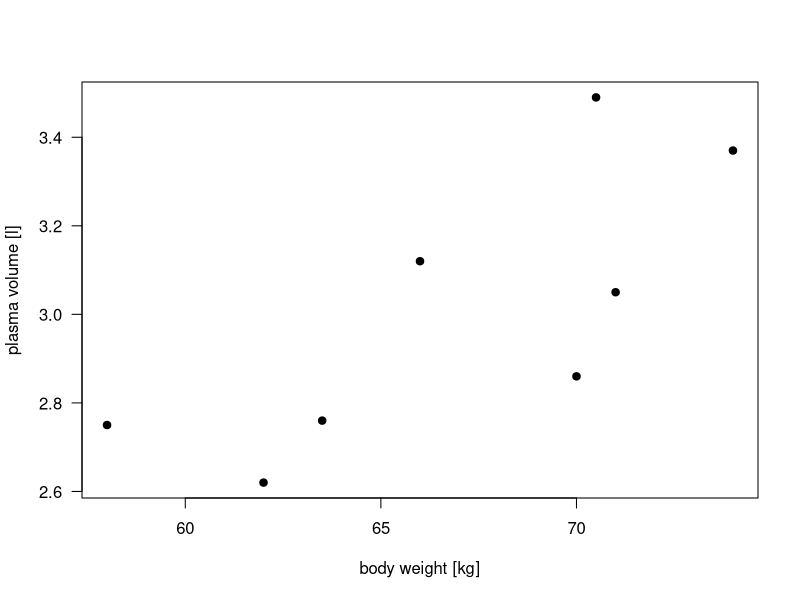
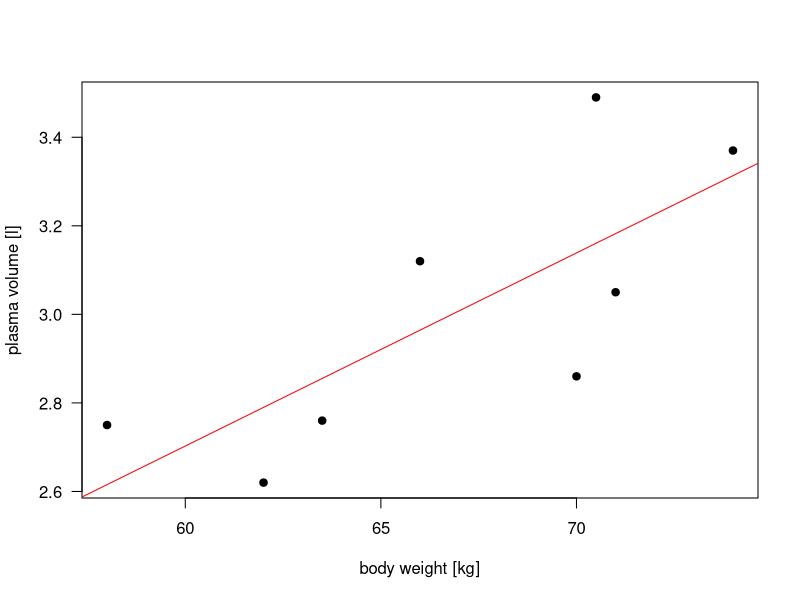
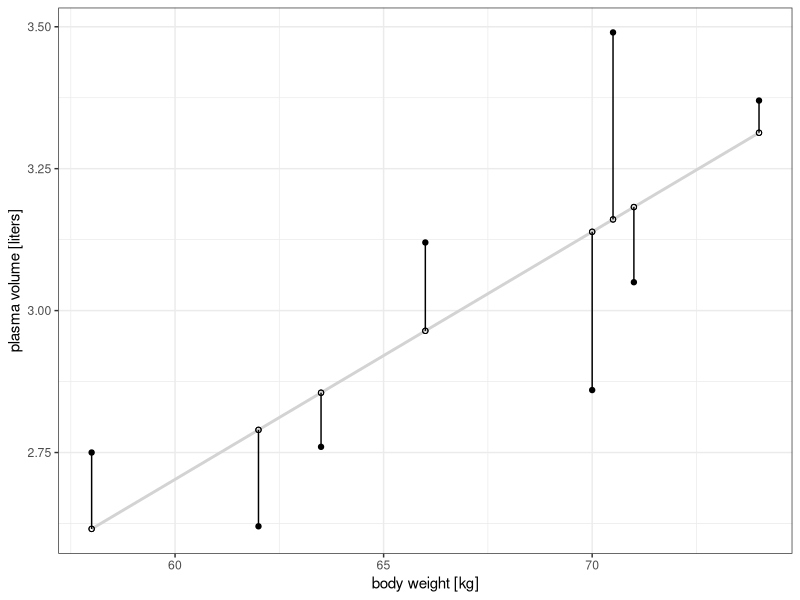
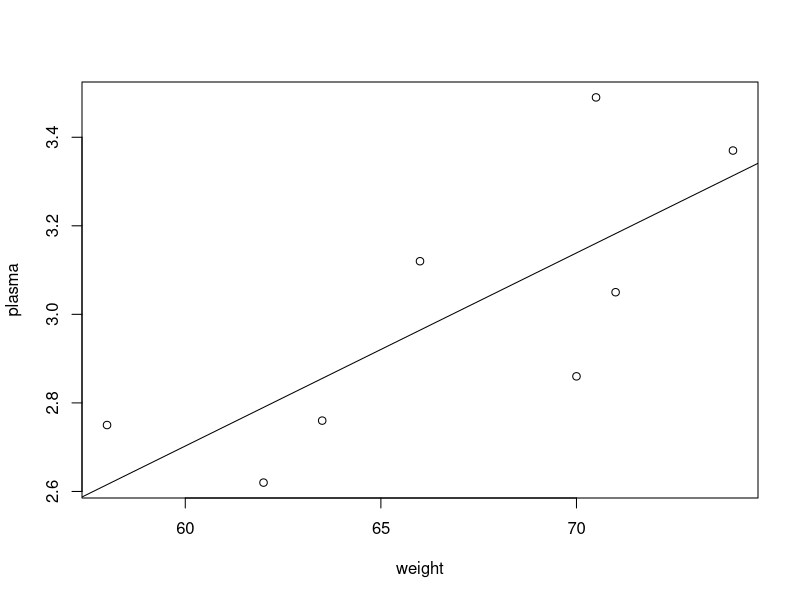
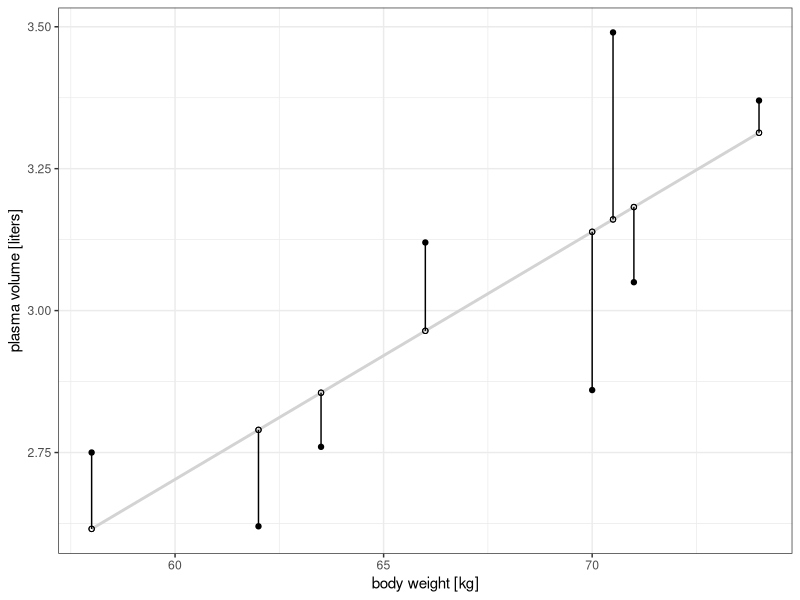

These figures' R source, in order:
## ---- chunk 1
knitr::opts_chunk$set(echo = TRUE)
knitr::opts_chunk$set(fig.path="session-regression-I-files/figures/")
knitr::opts_chunk$set(fig.pos = 'H')
knitr::opts_chunk$set(cache.path = "tmp")
knitr::opts_chunk$set(cache = TRUE)
## ---- chunk 2

weight <- c(58, 70, 74, 63.5, 62.0, 70.5, 71.0, 66.0) # body weight (kg)
plasma <- c(2.75, 2.86, 3.37, 2.76, 2.62, 3.49, 3.05, 3.12) # plasma volume (liters)

## ---- chunk 3

plot(weight, plasma, pch=19, las=1, xlab = "body weight [kg]", ylab="plasma volume [l]")
#abline(lm(plasma~weight), col="red") # regression line

## ---- chunk 4

plot(weight, plasma, pch=19, las=1, xlab = "body weight [kg]", ylab="plasma volume [l]")
abline(lm(plasma~weight), col="red") # regression line

## ---- chunk 5

data.reg <- data.frame(plasma=plasma, weight=weight)
fit.reg <- lm(plasma~weight, data=data.reg)
data.reg$predicted <- predict(fit.reg)
data.reg$residuals <- residuals((fit.reg))

library(ggplot2)
ggplot(data.reg, aes(x=data.reg$weight, data.reg$plasma)) + geom_point() + 
  geom_smooth(method = "lm", se = FALSE, color = "lightgrey") + 
  geom_segment(aes(xend = weight, yend = predicted)) + 
  geom_point(aes(y = predicted), shape = 1) +
  geom_point(aes(y = predicted), shape = 1) + 
  theme_bw() + xlab("body weight [kg]") + ylab("plasma volume [liters]")


## ---- chunk 6
weight <- c(58, 70, 74, 63.5, 62.0, 70.5, 71.0, 66.0) # body weight (kg)
plasma <- c(2.75, 2.86, 3.37, 2.76, 2.62, 3.49, 3.05, 3.12) # plasma volume (liters)
## ---- chunk 7

# Data
weight <- c(58, 70, 74, 63.5, 62.0, 70.5, 71.0, 66.0)
plasma <- c(2.75, 2.86, 3.37, 2.76, 2.62, 3.49, 3.05, 3.12) 

# Plot
plot(weight, plasma)

# Regression
reg <- lm(plasma~weight)
summary(reg)

# Coefficients
coef(reg)

# Confidence intervals
confint(reg)

# Add regression line to the plot
abline(reg)

## ---- chunk 8
# Prediction
predict(reg, data.frame(weight=60))
predict(reg, data.frame(weight=c(60, 70)))

# Prediction with confidence intervals
predict(reg, data.frame(weight=66), interval="prediction")

## ---- chunk 9

weight <- c(58, 70, 74, 63.5, 62.0, 70.5, 71.0, 66.0) # body weight (kg)
plasma <- c(2.75, 2.86, 3.37, 2.76, 2.62, 3.49, 3.05, 3.12) # plasma volume (liters)

data.reg <- data.frame(plasma=plasma, weight=weight)
fit.reg <- lm(plasma~weight, data=data.reg)
data.reg$predicted <- predict(fit.reg)
data.reg$residuals <- residuals((fit.reg))

library(ggplot2)
ggplot(data.reg, aes(x=data.reg$weight, data.reg$plasma)) + geom_point() + 
  geom_smooth(method = "lm", se = FALSE, color = "lightgrey") + 
  geom_segment(aes(xend = weight, yend = predicted)) + 
  geom_point(aes(y = predicted), shape = 1) +
  geom_point(aes(y = predicted), shape = 1) + 
  theme_bw() + xlab("body weight [kg]") + ylab("plasma volume [liters]")

## ---- chunk 10

#weight <- c(58, 70, 74, 63.5, 62.0, 70.5, 71.0, 66.0) # body weight (kg)
#plasma <- c(2.75, 2.86, 3.37, 2.76, 2.62, 3.49, 3.05, 3.12) # plasma volume (liters)

plasma
weight 
head(data.reg)

reg <- lm(data.reg$plasma~data.reg$weight)

# predict Y given the values of X and regression model reg
y.pred <- predict(reg, data.frame(weight=data.reg$weight))
y.pred

# calculate residuals
e.terms <- data.reg$plasma-y.pred
e.terms

# calculate RSS
RSS=sum(e.terms^2)

# calculate RSE
n=nrow(data.reg)
RSE <- sqrt((1/(n-2))*RSS)

# R reg objects contains it all
names(reg)
reg$fitted.values
reg$residuals

# RSE
summary(reg)

## ---- chunk 11

#summary(reg)
names(reg)

r2 <- cor(data.reg$plasma, data.reg$weight)^2
